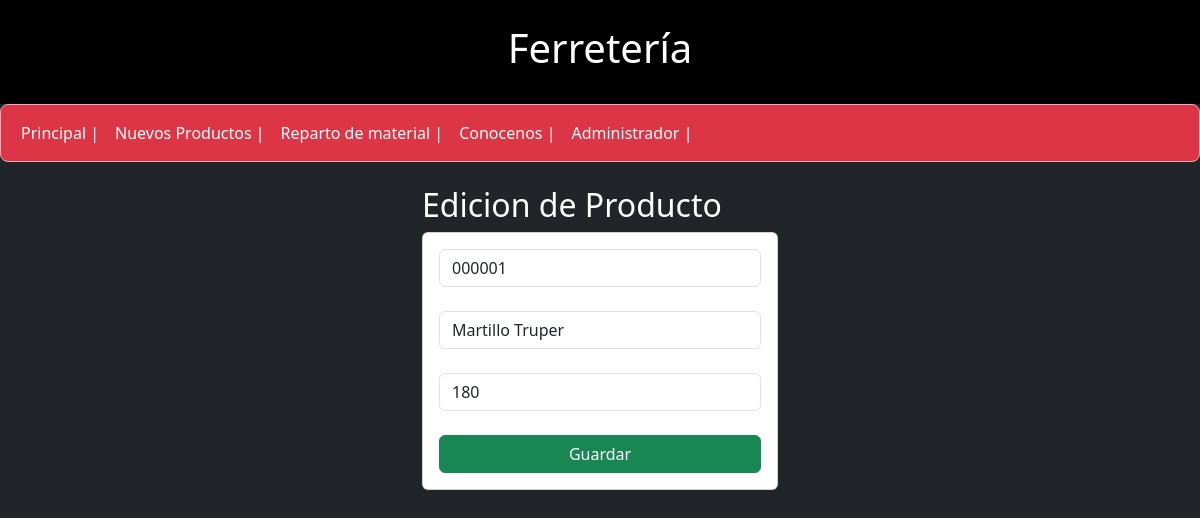
The page /AnadirProductos/edicionCurso/000001 on the database its author committed.
### Aplicacion/Crud/models.py (models this page shows, shortened)
class Crud(models.Model):
    codigo = models.CharField(primary_key=True, max_length=6)
    nombre = models.CharField(max_length=15)
    creditos = models.PositiveSmallIntegerField()

### Aplicacion/Crud/views.py (the view)
# urls.py: path("AnadirProductos/edicionCurso/<codigo>", views.edicionCurso),
def edicionCurso(request, codigo):
    curso = Crud.objects.get(codigo=codigo)
    return render(request, "edicionCurso.html", {"curso": curso})

### Aplicacion/Crud/templates/edicionCurso.html (shortened to what this page needs)
{% extends "./base.html" %}
{% block body %}
<div class="row">
    <div class="col-md-4 offset-md-4">
        <h2>
            <font color="white">Edicion de Producto</font>
        </h2>
        <div class="card">
            <div class="card-body">
                <form action="/editarCurso/" method="POST">{% csrf_token %}
                    <div class="form-group">
                        <input type="text" id="txtCodigo" name="txtCodigo" value="{{curso.codigo}}" class="form-control"
                            placeholder="Codigo de platillo" minlength="6" maxlength="6" readonly required>
                    </div>
                    <br>
                    <div class="form-group">
                        <input type="text" id="txtNombre" name="txtNombre" value="{{curso.nombre}}" class="form-control"
                            placeholder="Platillo" maxlength="50" required>
                    </div>
                    <br>
                    <div class="form-group">
                        <input type="text" id="numCreditos" name="numCreditos" value="{{curso.creditos}}"
                            class="form-control" min="1" max="1000" value="1" required>
                    </div>
                    <br>
                    <div class="form-group">
                        <center>
                            <button type="submit" class="btn btn-success w-100 text-white">Guardar</button>
                        </center>
                    </div>
                </form>
            </div>
        </div>
    </div>
</div>
{% endblock %}

### rows shown on the page
Crud: txtCodigo "000001", txtNombre "Martillo Truper", numCreditos "180"
